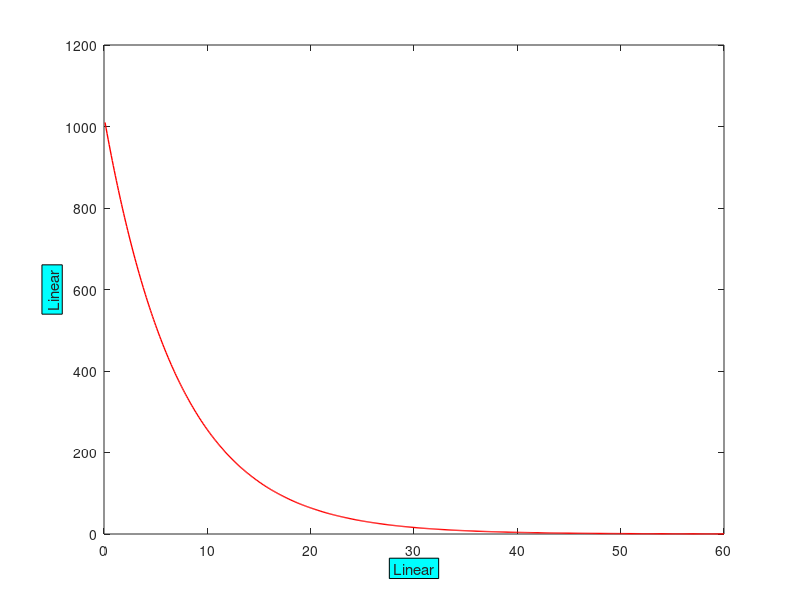

Recreate this plot in MATLAB. (Note: this script raises an error after producing the figure.)
% Plotting of Logarithmic graphs ( LvsL ) :     y = 2^(-0.2x + 10)    for  0.1<=x<=60

x = [0.1:0.1:60];
 y = 2.^(-0.2*x + 10);
 plot(x,y,'r','LineWidth',1);
 xlabel('Linear','EdgeColor','k','BackgroundColor','c');
 ylabel('Linear','EdgeColor','k','BackgroundColor','c');
 title("y = 2^{-0.2x + 10} ;    0.1 <= x <= 60",'FontSize',15,'FontAngle','italic','Color','b','FontWeight','light');